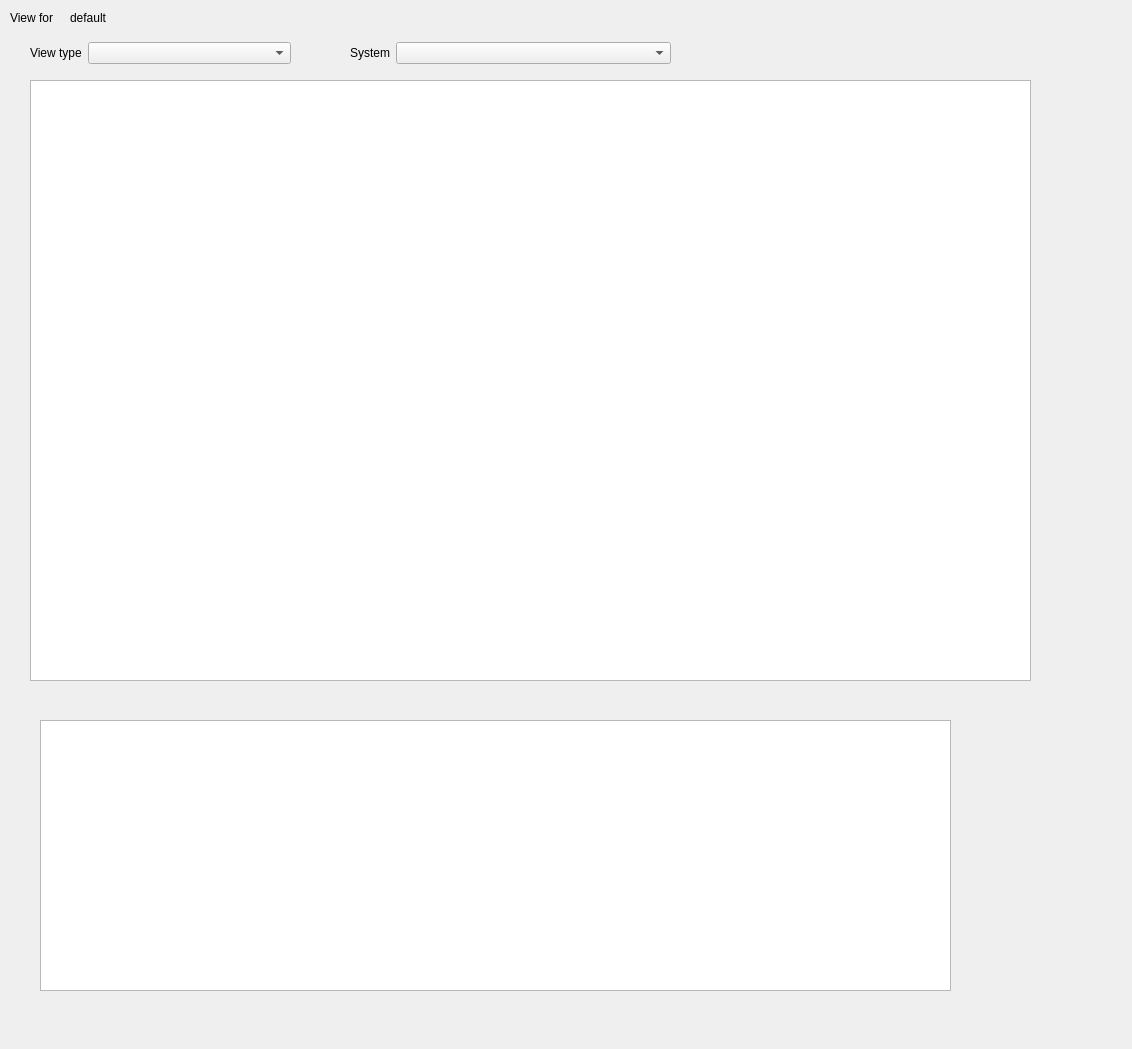
<?xml version="1.0" encoding="UTF-8"?>
<ui version="4.0">
 <class>Viewer</class>
 <widget class="QWidget" name="Viewer">
  <property name="geometry">
   <rect>
    <x>0</x>
    <y>0</y>
    <width>1132</width>
    <height>1049</height>
   </rect>
  </property>
  <property name="windowTitle">
   <string>Form</string>
  </property>
  <widget class="QLabel" name="label">
   <property name="geometry">
    <rect>
     <x>10</x>
     <y>10</y>
     <width>51</width>
     <height>16</height>
    </rect>
   </property>
   <property name="text">
    <string>View for </string>
   </property>
  </widget>
  <widget class="QLabel" name="viewModel">
   <property name="geometry">
    <rect>
     <x>70</x>
     <y>10</y>
     <width>59</width>
     <height>16</height>
    </rect>
   </property>
   <property name="text">
    <string>default</string>
   </property>
  </widget>
  <widget class="QTableView" name="tableView">
   <property name="geometry">
    <rect>
     <x>30</x>
     <y>80</y>
     <width>1000</width>
     <height>600</height>
    </rect>
   </property>
  </widget>
  <widget class="QTreeView" name="treeView">
   <property name="geometry">
    <rect>
     <x>30</x>
     <y>80</y>
     <width>1000</width>
     <height>600</height>
    </rect>
   </property>
  </widget>
  <widget class="QWidget" name="layoutWidget">
   <property name="geometry">
    <rect>
     <x>30</x>
     <y>40</y>
     <width>261</width>
     <height>26</height>
    </rect>
   </property>
   <layout class="QHBoxLayout" name="horizontalLayout1">
    <item>
     <widget class="QLabel" name="label_2">
      <property name="sizePolicy">
       <sizepolicy hsizetype="Fixed" vsizetype="Preferred">
        <horstretch>0</horstretch>
        <verstretch>0</verstretch>
       </sizepolicy>
      </property>
      <property name="text">
       <string>View type</string>
      </property>
     </widget>
    </item>
    <item>
     <widget class="QComboBox" name="viewtype"/>
    </item>
   </layout>
  </widget>
  <widget class="QWidget" name="layoutWidget">
   <property name="geometry">
    <rect>
     <x>350</x>
     <y>40</y>
     <width>321</width>
     <height>26</height>
    </rect>
   </property>
   <layout class="QHBoxLayout" name="horizontalLayout2">
    <item>
     <widget class="QLabel" name="label_3">
      <property name="sizePolicy">
       <sizepolicy hsizetype="Fixed" vsizetype="Preferred">
        <horstretch>0</horstretch>
        <verstretch>0</verstretch>
       </sizepolicy>
      </property>
      <property name="text">
       <string>System</string>
      </property>
     </widget>
    </item>
    <item>
     <widget class="QComboBox" name="viewSystem"/>
    </item>
   </layout>
  </widget>
  <widget class="QTableWidget" name="tableWidget">
   <property name="geometry">
    <rect>
     <x>40</x>
     <y>720</y>
     <width>911</width>
     <height>271</height>
    </rect>
   </property>
  </widget>
  <widget class="QListWidget" name="listWidget">
   <property name="geometry">
    <rect>
     <x>30</x>
     <y>80</y>
     <width>1001</width>
     <height>601</height>
    </rect>
   </property>
  </widget>
 </widget>
 <resources/>
 <connections/>
</ui>
